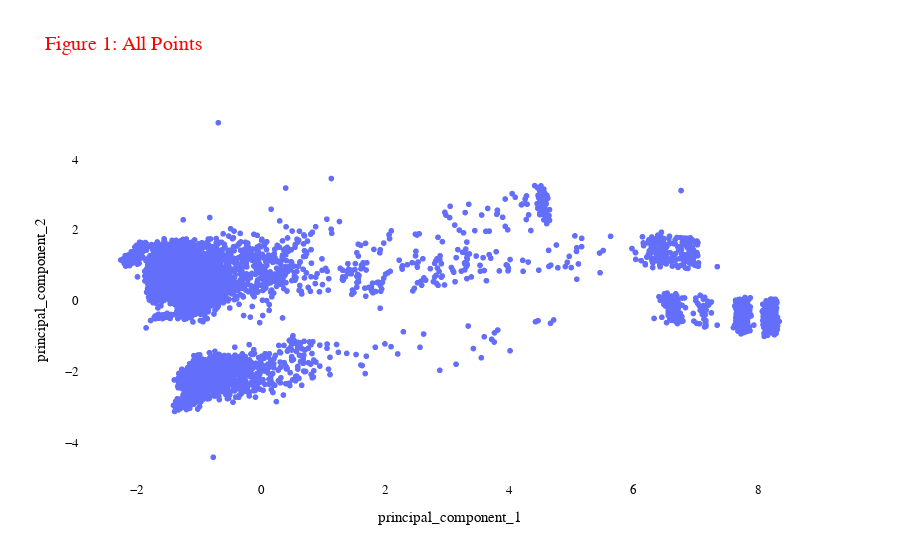

Write notebook code for a chart like this one.
### Code cell
import plotly.express as px

# Function to plot firms on the 2-dimensional space
def plot_firms(dataframe, title, color=None):
    """ Plot firms on the 2-dimensional space """
    
    # Generate a scatter plot with index in hover data
    fig = px.scatter(
        dataframe, 
        x="principal_component_1", 
        y="principal_component_2", 
        title=title, 
        color=color,
        hover_data={'index': dataframe.index}  # Include index in hover data
    )
    
    # Layout
    fig.update_layout(
        font_family='Arial Black',
        title=dict(font=dict(size=20, color='red')),
        yaxis=dict(tickfont=dict(size=13, color='black'),
                   title=dict(font=dict(size=15, color='black'))),
        xaxis=dict(tickfont=dict(size=13, color='black'),
                   title=dict(font=dict(size=15, color='black'))),
        legend=dict(font=dict(size=10, color='black')),
        plot_bgcolor='white'
    )
      
    return fig

# Plot [1] All firms
plot_firms(pca_df, "Figure 1: All Points").show()

### Figure 1 — Plotly figure (JSON) as saved in the notebook; plotly's stock layout.template omitted (floating-point values rounded to 4 significant figures; data arrays with more than 128 entries replaced by an {"elided": "..."} marker saying what was removed)
{"data": [{"customdata": {"elided": "8328x1 int values"}, "hovertemplate": "principal_component_1=%{x}<br>principal_component_2=%{y}<br>index=%{customdata[0]}<extra></extra>", "legendgroup": "", "marker": {"color": "#636efa", "symbol": "circle"}, "mode": "markers", "name": "", "showlegend": false, "type": "scattergl", "x": {"elided": "8328 float values"}, "xaxis": "x", "y": {"elided": "8328 float values"}, "yaxis": "y"}], "layout": {"font": {"family": "Arial Black"}, "legend": {"font": {"color": "black", "size": 10}, "tracegroupgap": 0}, "plot_bgcolor": "white", "title": {"font": {"color": "red", "size": 20}, "text": "Figure 1: All Points"}, "xaxis": {"anchor": "y", "domain": [0, 1], "tickfont": {"color": "black", "size": 13}, "title": {"font": {"color": "black", "size": 15}, "text": "principal_component_1"}}, "yaxis": {"anchor": "x", "domain": [0, 1], "tickfont": {"color": "black", "size": 13}, "title": {"font": {"color": "black", "size": 15}, "text": "principal_component_2"}}}}
